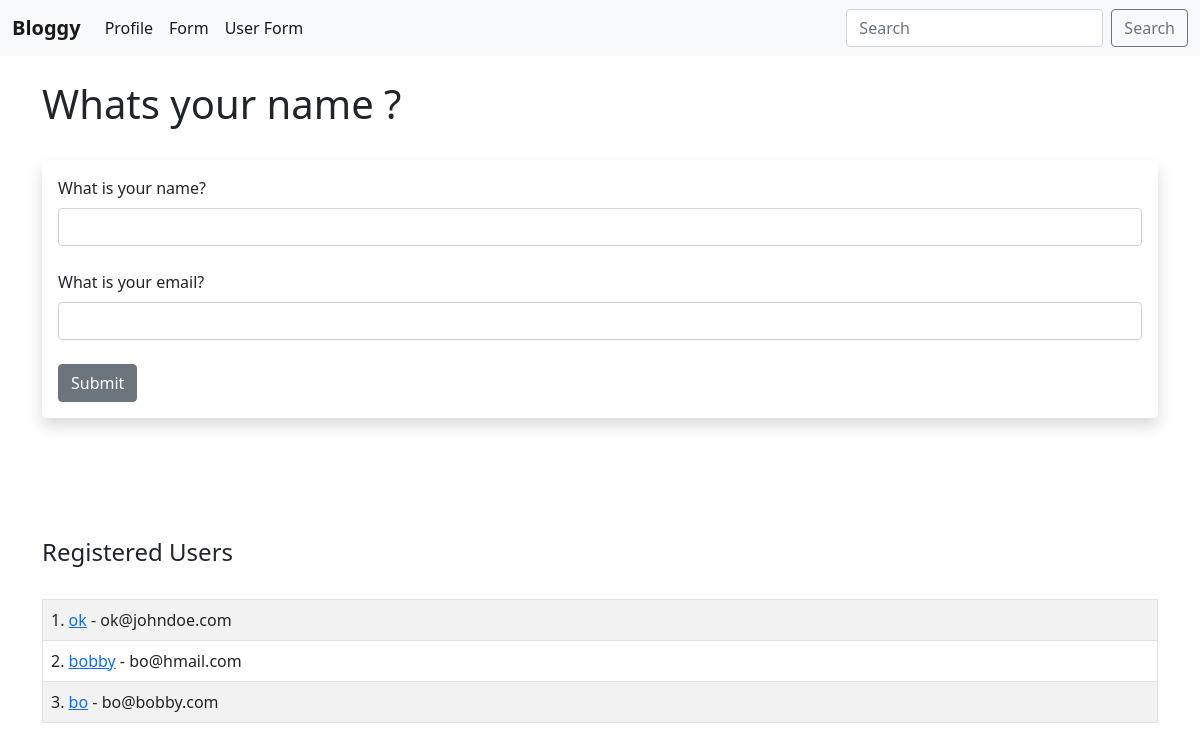
The app's page /user/add, older data.
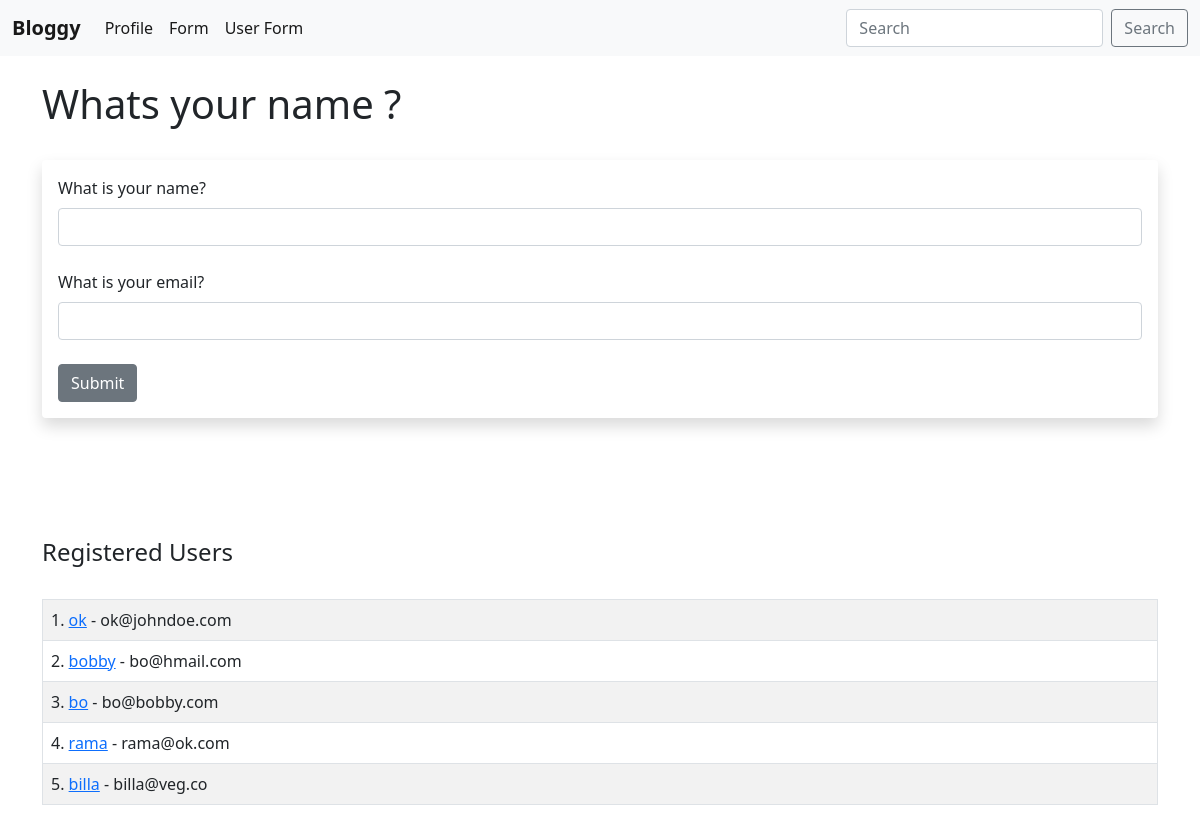
The same page, newer data.
### hello.py (models this page shows, shortened)
class Users(db.Model):
    id = db.Column(db.Integer, primary_key=True)
    name = db.Column(db.String(100), nullable=False)
    email = db.Column(db.String(100), nullable=False, unique=True)
    date_added = db.Column(db.DateTime, default=datetime.utcnow)

### hello.py (the view, shortened to what this page needs)
@app.route('/user/add', methods=["GET","POST"])
def add_user():
    name = None
    form = UserForm()
    our_users = Users.query.order_by(Users.date_added)
    return render_template("add_user.html", form=form, name = name, our_users = our_users)

### hello.py
class UserForm(FlaskForm):
    name = StringField('What is your name?', validators=[DataRequired()])
    email = StringField('What is your email?', validators=[DataRequired(), Email()])
    submit = SubmitField("Submit")

### templates/add_user.html (shortened to what this page needs)
{% extends 'base.html' %}
{% block content %}
{% if name %}
    <h1>User Added !!</h1>
    {% for our_user in our_users %}
        {{our_user.id}}. <a href="{{url_for('update', id=our_user.id)}}">{{our_user.name}}</a>  - {{our_user.email}}
        <br>
    {% endfor %}
{% else %}
    <h1>Whats your name ?</h1>
    <br>
    <div class="shadow p-3 mb-5 bg-body-tertiary rounded">
        <form method="POST">
            {{ form.name.label(
                class_="form-label"
            ) }}
            {{ form.name(
                class="form-control"
            ) }}
            <br>
            {{ form.email.label(
                class_="form-label"
            ) }}
            {{ form.email(
                class="form-control"
            ) }}
            <br>
            {{ form.submit(
                class="btn btn-secondary"
            ) }}
        </form>
    </div>
    <br><br><br>
    <h4>Registered Users</h4>
    <br>
    <table class="table table-hover table-bordered table-striped">
        {% for our_user in our_users %}
        <tr>
            <td>
                {{our_user.id}}. <a href="{{url_for('update', id=our_user.id)}}">{{our_user.name}}</a> - {{our_user.email}}
            </td>
        </tr>
        {% endfor %}
    </table>
{% endif %}
{% endblock %}

### templates/base.html (shortened to what this page needs)
<!doctype html>
<html lang="en">
  <head>
    <link href="https://cdn.jsdelivr.net/npm/bootstrap@5.0.2/dist/css/bootstrap.min.css" rel="stylesheet">
  </head>
  <body>
     {% include 'navbar.html' %}
    <br>
    <div class="container">
        {% block content %}
        {% endblock %}
    </div>
  </body>
</html>

### templates/navbar.html (shortened to what this page needs)
<nav class="navbar navbar-expand-lg navbar-light bg-light">
    <div class="container-fluid">
      <a class="navbar-brand" href="{{url_for('index')}}"><strong>Bloggy</strong></a>
      <div class="collapse navbar-collapse" id="navbarSupportedContent">
        <ul class="navbar-nav me-auto mb-2 mb-lg-0">
          <li class="nav-item">
            <a class="nav-link active" aria-current="page" href="{{url_for('user', name='Sawara')}}">Profile</a>
          </li>
          <li class="nav-item">
            <a class="nav-link active" aria-current="page" href="{{url_for('name')}}">Form</a>
          </li>
          <li class="nav-item">
            <a class="nav-link active" aria-current="page" href="{{url_for('add_user')}}">User Form</a>
          </li>
        </ul>
        <form class="d-flex">
          <input class="form-control me-2" type="search" placeholder="Search" aria-label="Search">
          <button class="btn btn-outline-secondary" type="submit">Search</button>
        </form>
      </div>
    </div>
  </nav>

Row changes from the older to the newer data that the page shows:
added Users: id "4", name "rama", email "rama@ok.com"
added Users: id "5", name "billa", email "billa@veg.co"
